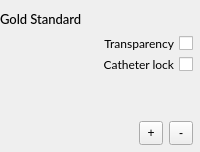
       <widget class="QWidget" name="widget_5" native="true">
        <layout class="QVBoxLayout" name="verticalLayout_7">
         <property name="leftMargin">
          <number>0</number>
         </property>
         <property name="rightMargin">
          <number>0</number>
         </property>
         <property name="bottomMargin">
          <number>0</number>
         </property>
         <item>
          <widget class="QLabel" name="label_3">
           <property name="font">
            <font>
             <family>Lato Medium</family>
             <pointsize>10</pointsize>
            </font>
           </property>
           <property name="text">
            <string>Gold Standard</string>
           </property>
          </widget>
         </item>
         <item>
          <layout class="QHBoxLayout" name="horizontalLayout_8">
           <item>
            <widget class="GeomWindow" name="Gold_Standard_Window_1" native="true">
             <property name="sizePolicy">
              <sizepolicy hsizetype="Expanding" vsizetype="Expanding">
               <horstretch>0</horstretch>
               <verstretch>0</verstretch>
              </sizepolicy>
             </property>
             <layout class="QVBoxLayout" name="verticalLayout_23">
              <property name="leftMargin">
               <number>0</number>
              </property>
              <property name="topMargin">
               <number>0</number>
              </property>
              <property name="rightMargin">
               <number>7</number>
              </property>
              <property name="bottomMargin">
               <number>7</number>
              </property>
              <item>
               <layout class="QVBoxLayout" name="verticalLayout_22">
                <item>
                 <layout class="QHBoxLayout" name="horizontalLayout_22">
                  <item>
                   <spacer name="horizontalSpacer_11">
                    <property name="orientation">
                     <enum>Qt::Horizontal</enum>
                    </property>
                    <property name="sizeHint" stdset="0">
                     <size>
                      <width>40</width>
                      <height>20</height>
                     </size>
                    </property>
                   </spacer>
                  </item>
                  <item>
                   <layout class="QVBoxLayout" name="verticalLayout_29">
                    <property name="spacing">
                     <number>0</number>
                    </property>
                    <item>
                     <widget class="QCheckBox" name="transparency_win1_checkBox">
                      <property name="sizePolicy">
                       <sizepolicy hsizetype="Minimum" vsizetype="Minimum">
                        <horstretch>0</horstretch>
                        <verstretch>0</verstretch>
                       </sizepolicy>
                      </property>
                      <property name="font">
                       <font>
                        <family>Lato</family>
                        <pointsize>9</pointsize>
                       </font>
                      </property>
                      <property name="layoutDirection">
                       <enum>Qt::RightToLeft</enum>
                      </property>
                      <property name="autoFillBackground">
                       <bool>true</bool>
                      </property>
                      <property name="text">
                       <string>Transparency</string>
                      </property>
                      <property name="checked">
                       <bool>false</bool>
                      </property>
                     </widget>
                    </item>
                    <item>
                     <widget class="QCheckBox" name="catheterLock_win1">
                      <property name="sizePolicy">
                       <sizepolicy hsizetype="Minimum" vsizetype="Minimum">
                        <horstretch>0</horstretch>
                        <verstretch>0</verstretch>
                       </sizepolicy>
                      </property>
                      <property name="font">
                       <font>
                        <family>Lato</family>
                        <pointsize>9</pointsize>
                       </font>
                      </property>
                      <property name="layoutDirection">
                       <enum>Qt::RightToLeft</enum>
                      </property>
                      <property name="autoFillBackground">
                       <bool>true</bool>
                      </property>
                      <property name="text">
                       <string>Catheter lock</string>
                      </property>
                      <property name="checked">
                       <bool>false</bool>
                      </property>
                     </widget>
                    </item>
                   </layout>
                  </item>
                 </layout>
                </item>
                <item>
                 <spacer name="verticalSpacer_4">
                  <property name="orientation">
                   <enum>Qt::Vertical</enum>
                  </property>
                  <property name="sizeHint" stdset="0">
                   <size>
                    <width>20</width>
                    <height>40</height>
                   </size>
                  </property>
                 </spacer>
                </item>
                <item>
                 <layout class="QHBoxLayout" name="horizontalLayout_16">
                  <item>
                   <spacer name="horizontalSpacer_8">
                    <property name="orientation">
                     <enum>Qt::Horizontal</enum>
                    </property>
                    <property name="sizeHint" stdset="0">
                     <size>
                      <width>40</width>
                      <height>20</height>
                     </size>
                    </property>
                   </spacer>
                  </item>
                  <item>
                   <widget class="QToolButton" name="plusZoom_toolButton_2">
                    <property name="minimumSize">
                     <size>
                      <width>24</width>
                      <height>24</height>
                     </size>
                    </property>
                    <property name="text">
                     <string>+</string>
                    </property>
                    <property name="toolButtonStyle">
                     <enum>Qt::ToolButtonTextOnly</enum>
                    </property>
                    <property name="arrowType">
                     <enum>Qt::UpArrow</enum>
                    </property>
                   </widget>
                  </item>
                  <item>
                   <widget class="QToolButton" name="minusZoom_toolButton_2">
                    <property name="minimumSize">
                     <size>
                      <width>24</width>
                      <height>24</height>
                     </size>
                    </property>
                    <property name="text">
                     <string>-</string>
                    </property>
                    <property name="toolButtonStyle">
                     <enum>Qt::ToolButtonTextOnly</enum>
                    </property>
                    <property name="arrowType">
                     <enum>Qt::DownArrow</enum>
                    </property>
                   </widget>
                  </item>
                 </layout>
                </item>
               </layout>
              </item>
             </layout>
            </widget>
           </item>
          </layout>
         </item>
        </layout>
       </widget>
